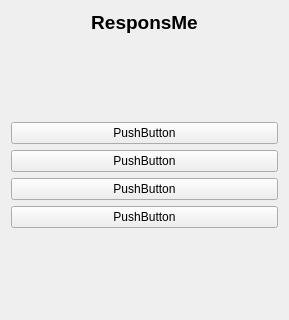
<?xml version="1.0" encoding="UTF-8"?>
<ui version="4.0">
 <class>MainWindow</class>
 <widget class="QMainWindow" name="MainWindow">
  <property name="geometry">
   <rect>
    <x>0</x>
    <y>0</y>
    <width>289</width>
    <height>320</height>
   </rect>
  </property>
  <property name="windowTitle">
   <string>MainWindow</string>
  </property>
  <property name="autoFillBackground">
   <bool>false</bool>
  </property>
  <property name="styleSheet">
   <string notr="true">#body{
color :brown;

}</string>
  </property>
  <widget class="QWidget" name="centralWidget">
   <layout class="QVBoxLayout" name="verticalLayout">
    <item>
     <widget class="QLabel" name="label">
      <property name="font">
       <font>
        <pointsize>14</pointsize>
        <weight>75</weight>
        <bold>true</bold>
       </font>
      </property>
      <property name="layoutDirection">
       <enum>Qt::RightToLeft</enum>
      </property>
      <property name="text">
       <string>ResponsMe</string>
      </property>
      <property name="alignment">
       <set>Qt::AlignCenter</set>
      </property>
     </widget>
    </item>
    <item>
     <spacer name="verticalSpacer">
      <property name="orientation">
       <enum>Qt::Vertical</enum>
      </property>
      <property name="sizeHint" stdset="0">
       <size>
        <width>20</width>
        <height>47</height>
       </size>
      </property>
     </spacer>
    </item>
    <item>
     <widget class="QPushButton" name="pushButton">
      <property name="text">
       <string>PushButton</string>
      </property>
     </widget>
    </item>
    <item>
     <widget class="QPushButton" name="pushButton_2">
      <property name="text">
       <string>PushButton</string>
      </property>
     </widget>
    </item>
    <item>
     <widget class="QPushButton" name="pushButton_3">
      <property name="text">
       <string>PushButton</string>
      </property>
     </widget>
    </item>
    <item>
     <widget class="QPushButton" name="pushButton_4">
      <property name="text">
       <string>PushButton</string>
      </property>
     </widget>
    </item>
    <item>
     <spacer name="verticalSpacer_2">
      <property name="orientation">
       <enum>Qt::Vertical</enum>
      </property>
      <property name="sizeHint" stdset="0">
       <size>
        <width>20</width>
        <height>78</height>
       </size>
      </property>
     </spacer>
    </item>
   </layout>
  </widget>
  <widget class="QMenuBar" name="menuBar">
   <property name="geometry">
    <rect>
     <x>0</x>
     <y>0</y>
     <width>289</width>
     <height>20</height>
    </rect>
   </property>
  </widget>
 </widget>
 <layoutdefault spacing="6" margin="11"/>
 <resources/>
 <connections/>
</ui>
